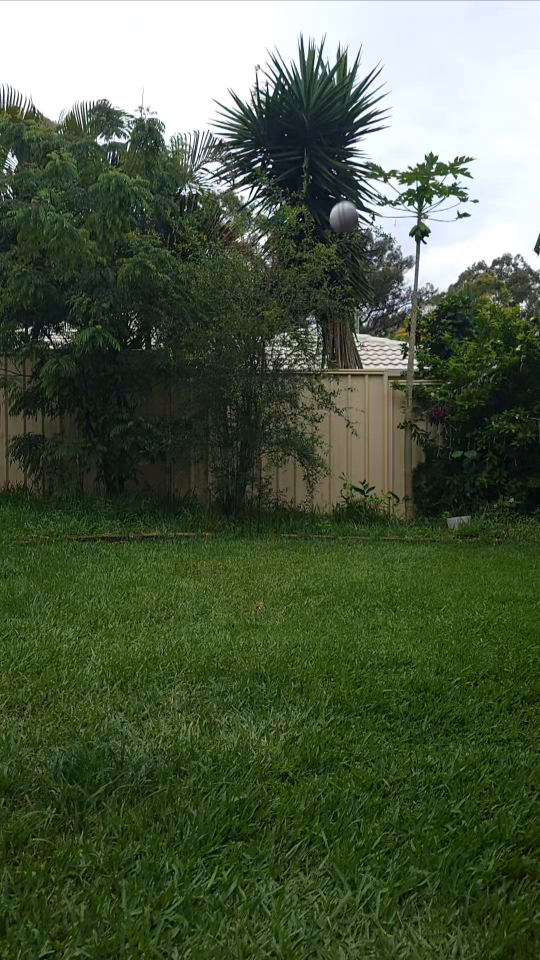
#> input picture frame 15 of Videos/ball.mp4, 1080 x 1920 px (shown at 1/2 size)
$ python drs_v1.py
#> lines starting #> are read from the running program, lines starting #| are printed output that depends on the picture; after the words box and inside, x2 and y2 are one past the last pixel; in counts of white or black regions, pixels touching at a corner belong together
### helpers.py
import cv2 as cv
dist = lambda x1,x2,y1,y2: (x1-x2)**2 + (y1-y2)**2

def set_constants(frame) -> None:
    if frame.shape[0] == 3840:
        BLUR_SQR_SIZE = 19
        MAX_RADIUS = 30
        MIN_RADIUS = 5
        PARAM1 = 100
        PARAM2 = 30
        HIT_RADIUS = 17
    elif frame.shape[0] == 1920:
        BLUR_SQR_SIZE = 13
        MAX_RADIUS = 15
        MIN_RADIUS = 0
        PARAM1 = 100
        PARAM2 = 20
        HIT_RADIUS = 7.5
    else:
        raise ValueError("does not fit sizes")
    return BLUR_SQR_SIZE, MAX_RADIUS, MIN_RADIUS, PARAM1, PARAM2, HIT_RADIUS


def resize_frame(frame):
    if frame.shape[0] == 3840:
        frame = frame[1800:2800, 500:1350]
    elif frame.shape[0] == 1920:
        frame = frame[800:1300, 200:675]
    return frame


# [20 lines left out: functions remove_outliers, find_first_frame_after_bounce, not called in this run]


### random/drs_v1.py
import cv2 as cv
import numpy as np
import matplotlib.pyplot as plt
from regression import *
from helpers import *

##CONSTANTS
FOCAL_LENGTH = 26 #mm
DISTANCE_TO_STUMP = 8300 #mm
RADIUS_OF_BALL = 32.5 #mm
HIT_RADIUS = FOCAL_LENGTH * RADIUS_OF_BALL / DISTANCE_TO_STUMP
print(HIT_RADIUS)

BLUR_SQR_SIZE = 0
MAX_RADIUS = 0
##CONSTANTS

vid = cv.VideoCapture('Videos/ball5/ball.mp4') #Choose video file

prev_circle = None
points = []

isTrue, frame = vid.read()
#> frame is the input picture: shape (1920, 1080, 3); mean B, G, R 68.7, 93, 79.3
BLUR_SQR_SIZE, MAX_RADIUS, MIN_RADIUS, PARAM1, PARAM2, HIT_RADIUS = set_constants(frame)
#> BLUR_SQR_SIZE = 13; MAX_RADIUS = 15; MIN_RADIUS = 0; PARAM1 = 100; PARAM2 = 20; HIT_RADIUS = 7.5
frame_num = 1
last_frame = None
while isTrue:
    frame = resize_frame(frame)
#> in resize_frame, `frame = frame[800:1300, 200:675]`:
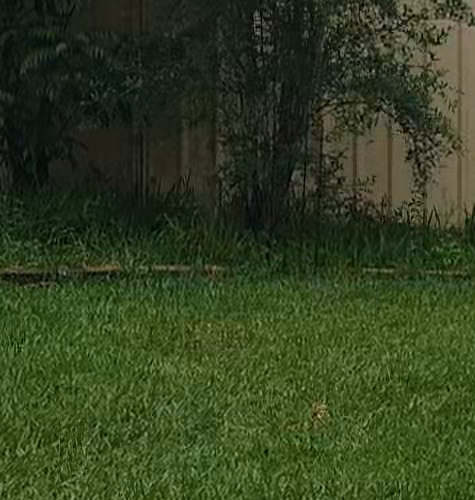
#> frame: shape (500, 475, 3); mean of channels 0, 1, 2 33.2, 64.4, 50.9; drawn as B, G, R
    last_frame = frame.copy()
    b, g, r = cv.split(frame)
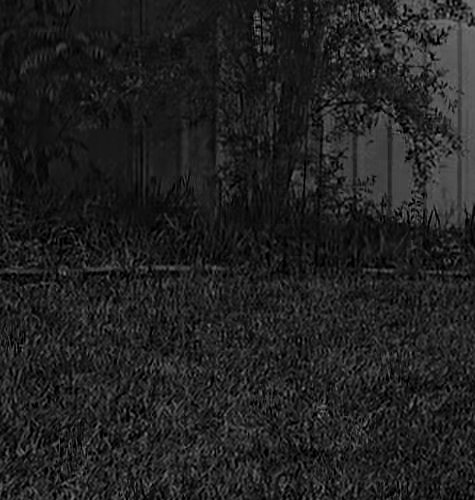
#> b: shape (500, 475); min 0, max 137, mean 33.2
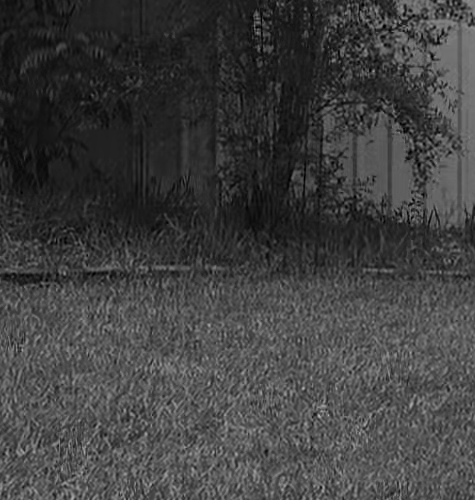
#> g: shape (500, 475); min 0, max 180, mean 64.4
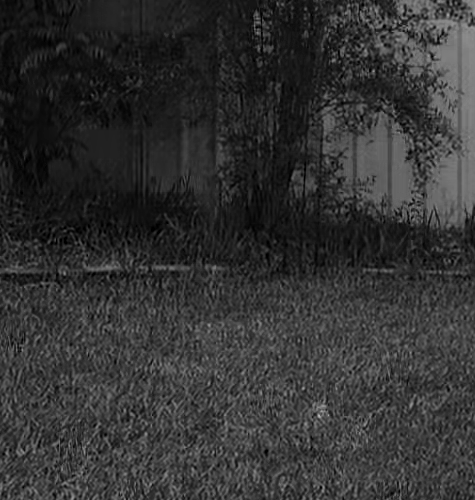
#> r: shape (500, 475); min 0, max 181, mean 50.9

    if cv.waitKey(0) & 0xFF == ord('d'):
#> (key Esc is pressed here)
        break

    blur = cv.GaussianBlur(b, (BLUR_SQR_SIZE, BLUR_SQR_SIZE), 0)
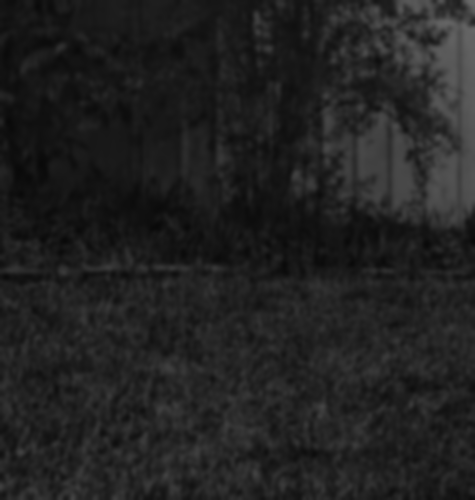
#> blur: shape (500, 475); min 9, max 106, mean 33.2
    circles = cv.HoughCircles(blur, cv.HOUGH_GRADIENT, 1.2, 100, param1=PARAM1, param2=PARAM2, minRadius=MIN_RADIUS, maxRadius=MAX_RADIUS)
#> circles = None

    if circles is not None:
        circles = np.uint16(np.around(circles))
        chosen = None
        for i in circles[0, :]:
            if chosen is None:
                chosen = i
            if prev_circle is not None:
                if dist(chosen[0], chosen[1], prev_circle[0], prev_circle[1]) <= dist(i[0], i[1], prev_circle[0], prev_circle[1]):
                    chosen = i
        points.append((chosen[:3], frame_num))
        cv.circle(frame, (chosen[0], chosen[1]), 1, (0, 0, 255), 3)
        prev_circle = chosen

    # draw circles on frame
    for point in points:
        cv.circle(frame, point[0][:2], point[0][2], (255, 255, 255), 3)

    cv.imshow('circles', frame)
    cv.imshow('blur', cv.Canny(blur, 175, 100))
    isTrue, frame = vid.read()
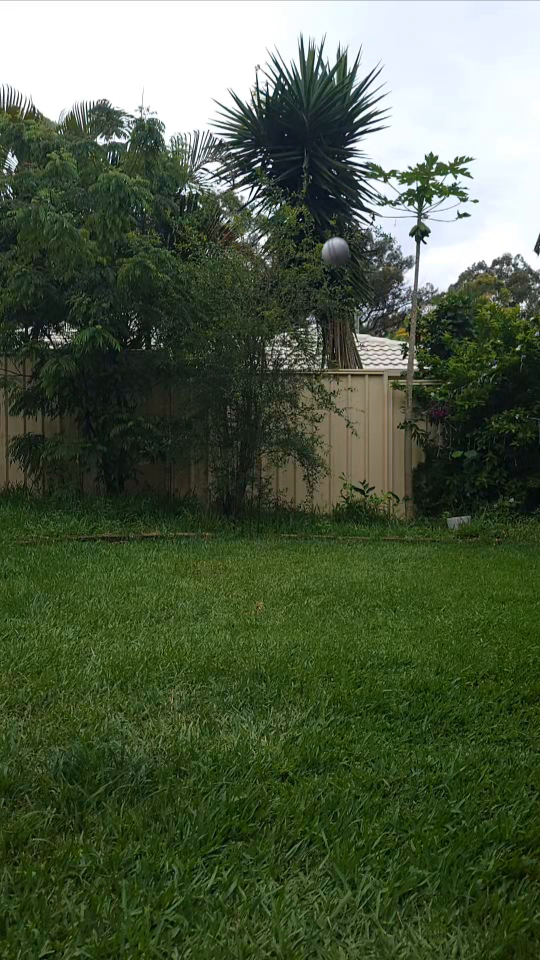
#> input picture frame 16 of Videos/ball.mp4, 1080 x 1920 px (shown at 1/2 size)
#> frame is the input picture: shape (1920, 1080, 3); mean B, G, R 68.7, 93, 79.2
    frame_num += 1


cv.waitKey(0)

remove_outliers(points)
frames = [point[1] for point in points]
radii = [point[0][2] for point in points]

first_frame_after_bounce = find_first_frame_after_bounce(points)


xs = [point[0][0] for point in points]
ys = [point[0][1] for point in points]

d_popt, d_pcov = curve_fit(depth, frames, radii, p0=[0.1, 0])
x_popt, x_pcov = curve_fit(axis, frames[first_frame_after_bounce:], xs[first_frame_after_bounce:], p0=[1, 1])
y_popt, y_popv = curve_fit(vert, frames[first_frame_after_bounce:], ys[first_frame_after_bounce:], p0=[0.1, 1, 100])

F = np.linspace(1, frames[-1], 100)
D = depth(F, d_popt[0], d_popt[1])
X = axis(F, x_popt[0], x_popt[1])
Y = vert(F, y_popt[0], y_popt[1], y_popt[2])

clf()
plot(frames, radii)
plot(F, D)
plot(frames, xs)
plot(F, X)
plot(frames, ys)
plot(F, Y)
show()
#cv.waitKey(0)

vid.release()
cv.destroyAllWindows()

hit_frame = depth_inv(HIT_RADIUS, d_popt[0], d_popt[1])
x = int(axis([hit_frame], x_popt[0], x_popt[1])[0])
y = int(vert([hit_frame], y_popt[0], y_popt[1], y_popt[2])[0])
cv.circle(last_frame, (x, y), int(HIT_RADIUS), (0, 0, 255), -1)


# [4 lines of commented-out code are left out]

cv.imshow('final', last_frame)
cv.waitKey(0)

$ run again, starting later in the video
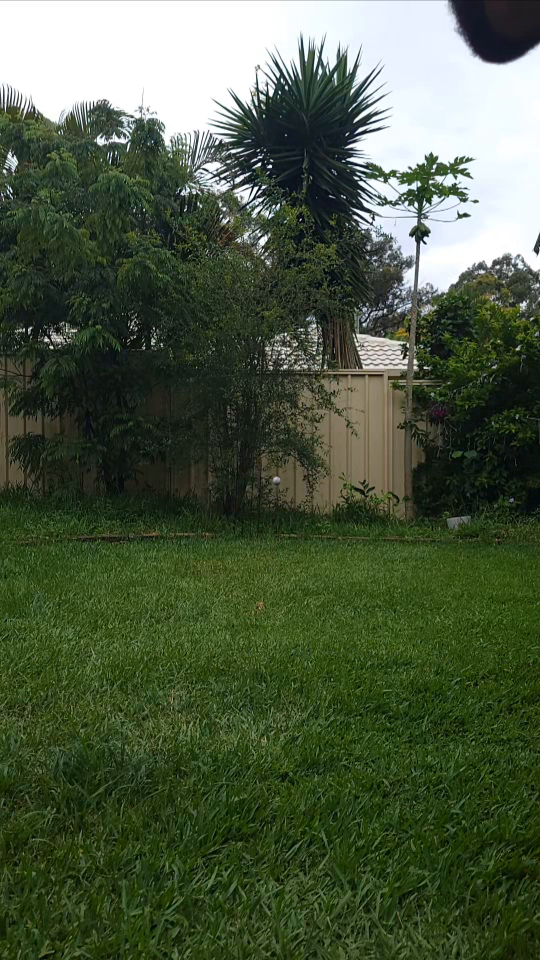
#> input picture frame 70 of Videos/ball.mp4, 1080 x 1920 px (shown at 1/2 size)
#> frame is the input picture: shape (1920, 1080, 3); mean B, G, R 66, 90.3, 76.7
#> BLUR_SQR_SIZE = 13; MAX_RADIUS = 15; MIN_RADIUS = 0; PARAM1 = 100; PARAM2 = 20; HIT_RADIUS = 7.5
#> frame: shape (500, 475, 3)
#> circles = None
#> `cv.imshow('blur', cv.Canny(blur, 175, 100))`:
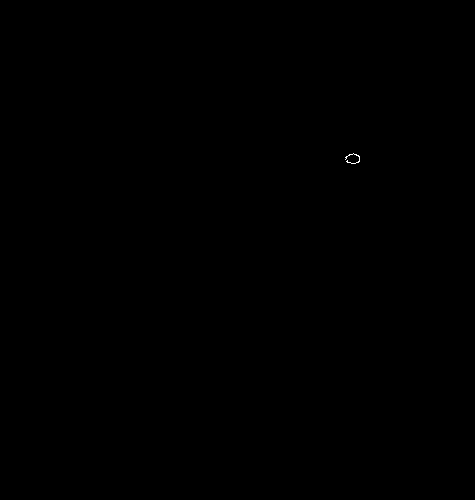
#> window 'blur': shape (500, 475); 0.02% white in thin lines or dots, all inside (x1, y1, x2, y2) = (345, 153, 360, 164)
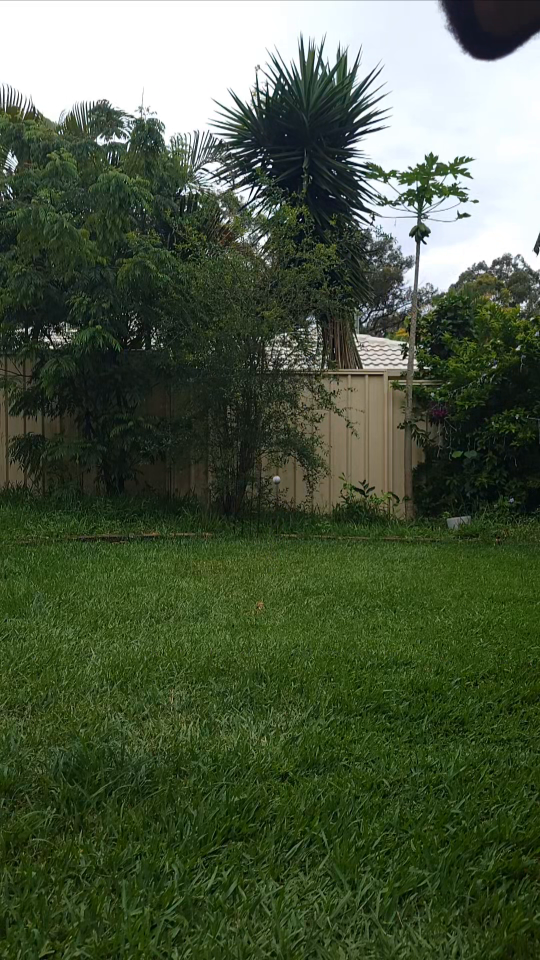
#> input picture frame 71 of Videos/ball.mp4, 1080 x 1920 px (shown at 1/2 size)
#> frame is the input picture: shape (1920, 1080, 3); mean B, G, R 66, 90.3, 76.7

$ run again, starting later in the video
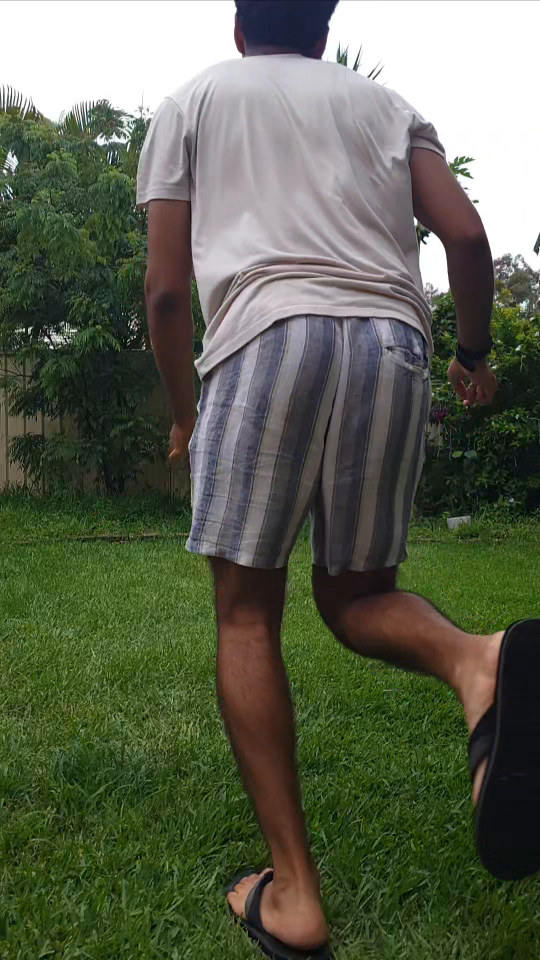
#> input picture frame 125 of Videos/ball.mp4, 1080 x 1920 px (shown at 1/2 size)
#> frame is the input picture: shape (1920, 1080, 3); mean B, G, R 80.6, 99, 93.2
#> BLUR_SQR_SIZE = 13; MAX_RADIUS = 15; MIN_RADIUS = 0; PARAM1 = 100; PARAM2 = 20; HIT_RADIUS = 7.5
#> `circles = cv.HoughCircles(blur, cv.HOUGH_GRADIENT, 1.2, 100, param1=PA..`: circles = [[207, 13.8, 14.28]]
#> `circles = np.uint16(np.around(circles))`: circles = [[207, 14, 14]]
#> the loop `for i in circles[0, :]:` made 1 pass
#> prev_circle = [207, 14, 14]
#> the loop `for point in points:` made 1 pass
#> point on pass 1: ([207, 14, 14], 1)
#> after the loop `for point in points:`:
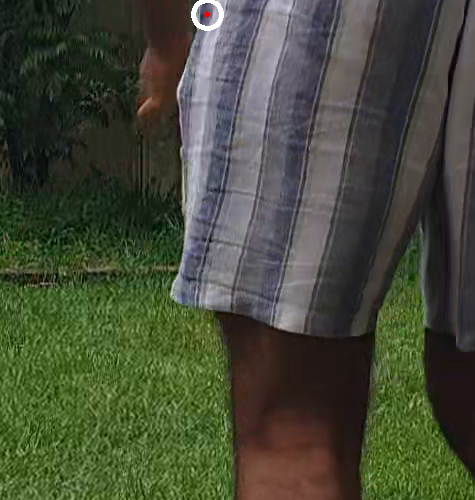
#> frame: shape (500, 475, 3); mean of channels 0, 1, 2 56.6, 74.6, 69.5; drawn as B, G, R
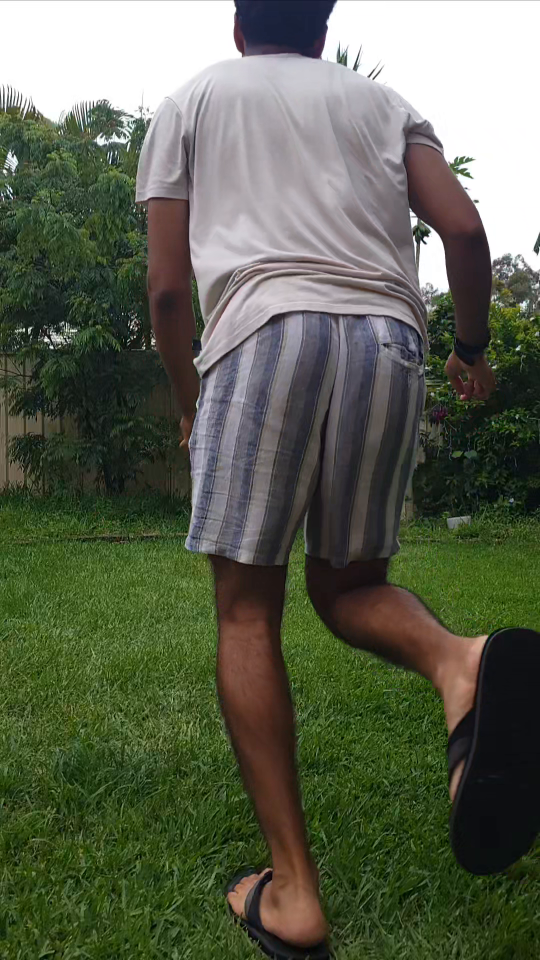
#> input picture frame 126 of Videos/ball.mp4, 1080 x 1920 px (shown at 1/2 size)
#> frame is the input picture: shape (1920, 1080, 3); mean B, G, R 80.2, 98.4, 92.6
